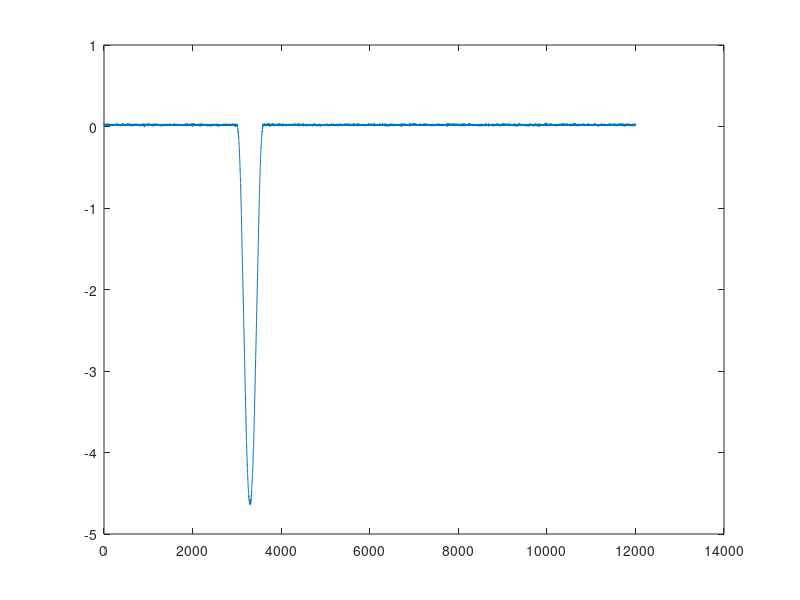

Recreate this plot in MATLAB. (Note: this script raises an error after producing the figure.)
%% Example application of prinicipal component regression 
%%Written by John O'Connor
%%NB all data is simulated and should not be interpreted as otherwise
%%using open FDA software(http://www.psych.mcgill.ca/misc/fda)

clearvars

%% Generate simulated NIRS data

%Seeds random number generation for repeatability
rng(1)

%Generate matrix of zeros for n hypothetical participants
n=1000;
x=zeros(12001,n);

%Generate random start, trough (time and magnitude) and end for stand
start_t=randi([3000,3100],n,1);
trough_t=randi([3200,3400],n,1);
trough_m=(randi([1,10],n,1)*-1);
rec_t=randi([3500,3600],n,1);
            
            for participant=1:n
                
            decline=linspace(0,trough_m(participant), trough_t(participant)-start_t(participant)+1);
            recovery=linspace(trough_m(participant),0, rec_t(participant)-trough_t(participant)+1);

            x(start_t(participant):trough_t(participant),participant)=decline;
            x(trough_t(participant):rec_t(participant),participant)=recovery;

            end

%Add gaussian noise and baseline
x=x+(randn(12001,n))/5;
baseline=repmat(randi([-1 1], n,1),1,12001)';
x=x+baseline;

%Plot first 5 samples
plot(x(:,1:5))

%Plot mean of all data 
plot(mean(x,2))

%%Generate response(y) variable with some assocation to magnitude and timing of drop
y=10*trough_t+10*trough_m+1*baseline(1,:)';
y=y+randn(n,1);

%% Functional principal component analysis

time=(1:12001)';
array(:,:,1)=x;

%% Estimating a functional data object
rng      = [1,12001];
knots=[1 1500 2500:100:5000 8500 12001];
norder   = 6;
nbasis   = length(knots) + norder - 2;
basis_b = create_bspline_basis(rng, nbasis, norder, knots);

%% Linear differential operator 
Lfdobj   = int2Lfd(0);


fdPar_b = fdPar(basis_b,Lfdobj,1e-7);

%% create the fd object

fd = smooth_basis(time,  array, fdPar_b);

%% Generalized cross validation for choosing smoothing parameter

lnlam   = -6:0.25:0;
gcvsave = zeros(length(lnlam),1);
dfsave  = gcvsave;

for i=1:length(lnlam)
  fdPari = fdPar(basis_b, Lfdobj, 10^lnlam(i));
  [fdi, dfi, gcvi] = smooth_basis(time,  array, fdPari);
  gcvsave(i) = sum(gcvi);
  dfsave(i)  = dfi;
end

phdl = plot(lnlam, gcvsave, 'k-o');
set(phdl, 'LineWidth', 2)
xlabel('\fontsize{13} log_{10}(\lambda)')
ylabel('\fontsize{13} GCV(\lambda)')

%% Check fit (one-by-one)
%plotfit_fd(array, time, fd)

%% Perform FPCA
nharm  = 20;
pcastr = pca_fd(fd, nharm, fdPar_b);

%% Scree plot
scree=cumsum((pcastr.varprop(1:end)*100));
plot(1:20, scree,'-ok','LineWidth', 1,'MarkerFaceColor','w');hold on
ylabel('Variance explained (%)'); xlabel('Principal component')
set(gca,'FontSize', 16);
title('Scree plot')

%% Static plots of the principal components
nx=241;
harmfd    = pcastr.harmfd;
fdnames   = getnames(harmfd);        
harmfd    = pcastr.harmfd;
basisobj  = getbasis(harmfd);       
rangex    = getbasisrange(basisobj);
x         = linspace(rangex(1), rangex(2), nx);
meanmat   = squeeze(eval_fd(pcastr.meanfd, x));        
        
div=1;
t=(1:nx)-60;

for i=1:5
        subplot(3,2,i)
        plot(t,meanmat, 'black','Color', 'k', 'LineWidth', 1)
        xlabel('Time (s)')
        ylabel('TSI (%)')
        set(gca,'FontSize', 16)
        
        xlim([-10 25])
        
        hold on; title(['FPC' num2str(i)])
        set(gcf,'color','w');
%         vline(60, '--k','STAND')
        

fdmat     = eval_fd(harmfd, x);
meanmat   = squeeze(eval_fd(pcastr.meanfd, x));
dimfd     = size(fdmat);
nharm     = dimfd(2);
casenames = getfdlabels(fdnames);
fac =2*sqrt(pcastr.values(i));

        vecharm    = fdmat(:,i);
        percentvar = round(100 * pcastr.varprop(i));
        meanplus   = meanmat+fac.*vecharm;
        meanminus  = meanmat-fac.*vecharm;
        
        plot(t(1:div:end),meanplus(1:div:end),'-ok','LineWidth', 1,'MarkerFaceColor','w','MarkerSize',4)
        plot(t(1:div:end),meanminus(1:div:end),'-^k','LineWidth', 1,'MarkerFaceColor','k','MarkerSize',4)
           
end
legend('Mean', '+2 SD', '-2 SD')  

%% Principal component regression 

%%Set up scores as explantory variables 
x1=pcastr.harmscr(:,1:3);

%%Run linear model and print results
Lmodel = fitlm(x1,y);
Lmodel
